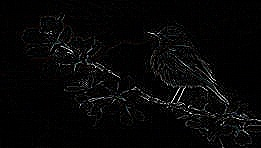
#> input picture Practicals/Laplacian sharpened_image.jpg, 261 x 148 px, given in place of cat_damaged.png, which was not available
$ python pract6.1.py
#> lines starting #> are read from the running program, lines starting #| are printed output that depends on the picture; pictures that were not available may be replaced by others from this repository, and a replacement may not be noted

import cv2
import numpy as np
import os

# -------------------------------------------------
# PART 1: Generate mask & restore using TELEA
# -------------------------------------------------

# Use the FULL path to your damaged image
damaged_path = r"C:\Users\yogesh kadam\Desktop\PythonProject\cat_damaged.png"

# Step 1: Read the damaged image
damaged_img = cv2.imread(damaged_path)
#> damaged_img is the input picture: shape (148, 261, 3); mean B, G, R 7.3, 7.2, 7.3

# Check whether image was loaded successfully
if damaged_img is None:
    print("ERROR: Could not read the image.")
    print("Check that this file exists:")
    print(damaged_path)
    exit()

print("Damaged image loaded successfully.")

# Step 2: Get image dimensions
height, width = damaged_img.shape[:2]
#> height = 148; width = 261

# Create a black mask
mask = np.zeros((height, width), dtype=np.uint8)

# Generate mask
for i in range(height):
    for j in range(width):

        # If pixel is black, mark it as damaged
        if damaged_img[i, j].sum() == 0:
            mask[i, j] = 255
        else:
            mask[i, j] = 0
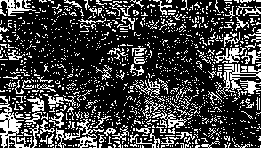
#> mask: shape (148, 261); 25.2% white in thin lines or dots

# Save generated mask
cv2.imwrite("generated_mask.png", mask)

# Step 3: Perform inpainting using TELEA
restored_telea = cv2.inpaint(
    damaged_img,
    mask,
    3,
    cv2.INPAINT_TELEA
)

# Save TELEA result
cv2.imwrite("restored_telea.png", restored_telea)


# -------------------------------------------------
# PART 2: Restore using predefined mask
# -------------------------------------------------

# Step 4: Read predefined mask
mask_predefined = cv2.imread(
    r"C:\Users\yogesh kadam\Desktop\PythonProject\cat_mask.png",
    cv2.IMREAD_GRAYSCALE
)
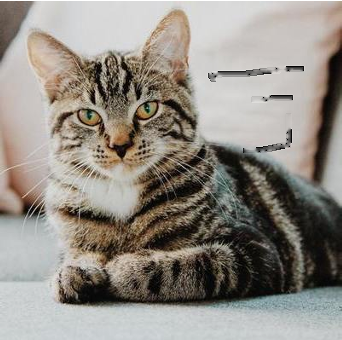
#> input picture Practicals/cat_mask.png, 342 x 340 px, found by its file name
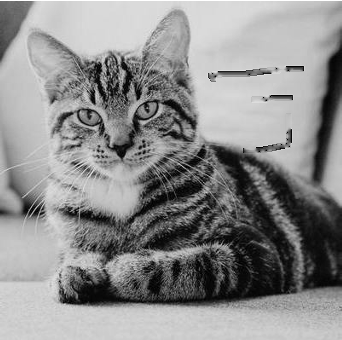
#> mask_predefined: shape (340, 342); min 0, max 255, mean 140.2

# Check whether predefined mask was loaded
if mask_predefined is None:
    print("ERROR: Could not read cat_mask.png")
    exit()

# Make sure mask and image have the same size
if mask_predefined.shape != (height, width):
    mask_predefined = cv2.resize(
        mask_predefined,
        (width, height)
    )
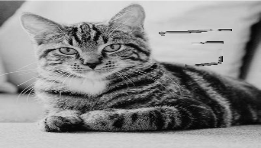
#> mask_predefined: shape (148, 261); min 1, max 232, mean 140.1

# Step 5: Inpaint using Navier-Stokes method
restored_ns = cv2.inpaint(
    damaged_img,
    mask_predefined,
    3,
    cv2.INPAINT_NS
)

# Save Navier-Stokes result
cv2.imwrite("restored_ns.png", restored_ns)


# -------------------------------------------------
# PART 3: Display results
# -------------------------------------------------

cv2.imshow("Original Damaged Image", damaged_img)
cv2.imshow("Generated Mask", mask)
cv2.imshow("Restored - TELEA", restored_telea)
cv2.imshow("Predefined Mask", mask_predefined)
cv2.imshow("Restored - Navier-Stokes", restored_ns)

cv2.waitKey(0)
cv2.destroyAllWindows()

print("Processing completed successfully.")
print("Generated files:")
print("  generated_mask.png")
print("  restored_telea.png")
print("  restored_ns.png")
